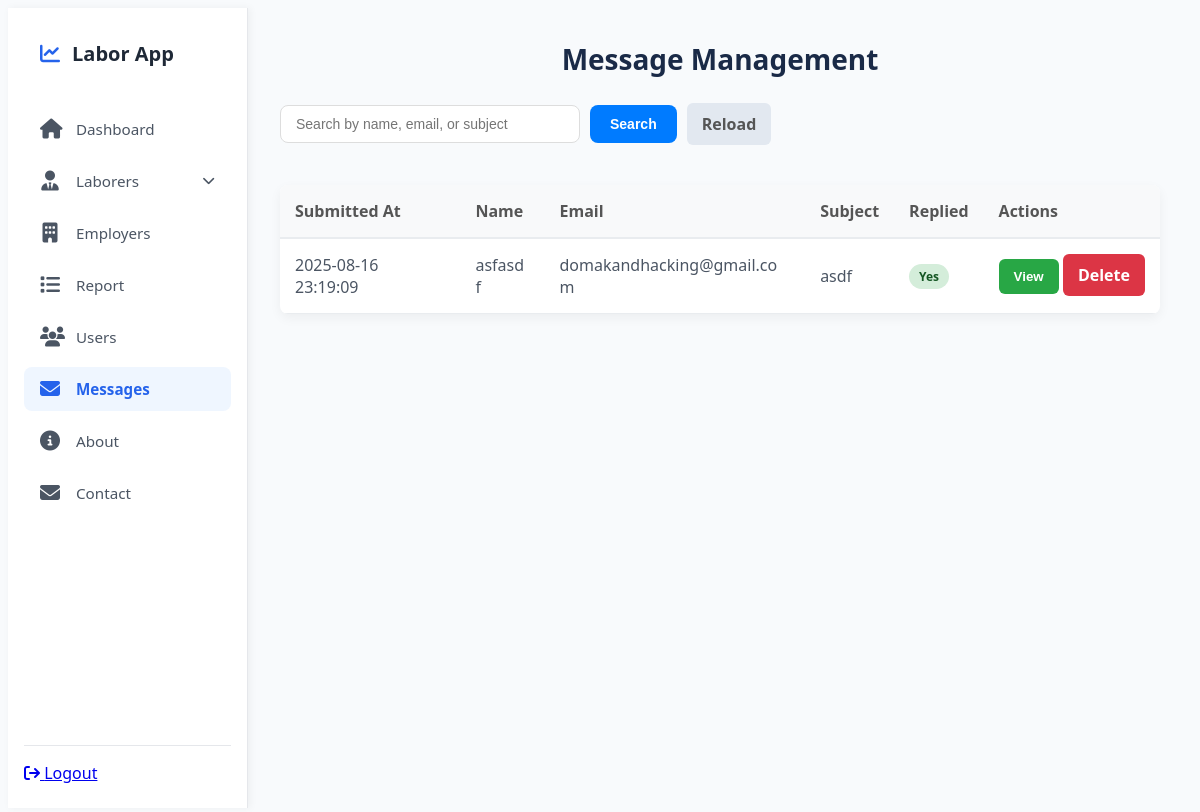
Page /admin?vr=messages (signed in) on the committed database.
### tables this page shows
CREATE TABLE `contact_msg` (
  `id` int(11) NOT NULL,
  `name` varchar(100) NOT NULL,
  `email` varchar(255) NOT NULL,
  `message` text NOT NULL,
  `subject` varchar(200) NOT NULL,
  `reply_msg` text DEFAULT NULL,
  `replied` enum('Yes','No') NOT NULL DEFAULT 'No',
  `submitted_at` datetime NOT NULL DEFAULT current_timestamp()
);

### admin/views/messages/index.php (the view, shortened to what this page needs)
<?php
$db = new Connection();
$conn = $db->get_connection();
$query = "SELECT * FROM contact_msg ORDER BY submitted_at DESC";
if (isset($_GET['s']) && !empty($_GET['s'])) {
    $search_term = "%" . $_GET['s'] . "%";
    $query = "SELECT * FROM contact_msg WHERE name LIKE ? OR email LIKE ? OR subject LIKE ? ORDER BY submitted_at DESC";
    $stmt = $conn->prepare($query);
    $stmt->bind_param('sss', $search_term, $search_term, $search_term);
    $stmt->execute();
    $result = $stmt->get_result();
} else {
    $result = $conn->query($query);
}
$messages = $result->fetch_all(MYSQLI_ASSOC);
?>
<div class="main-container">
    <div class="header">
        <h1>Message Management</h1>
    </div>
    <div class="search-form-container">
        <form action="" method="GET" class="search-form">
            <input type="text" name="s" placeholder="Search by name, email, or subject"
                value="<?= isset($_GET['s']) ? htmlspecialchars($_GET['s']) : '' ?>" />
            <button type="submit" class="btn search-btn">Search</button>
        </form>
        <a href="<?= $_SERVER['REQUEST_URI'] ?>" class="btn reset-btn">Reload</a>
    </div>
    <div class="message-list-container">
        <table>
            <thead>
                <tr>
                    <th>Submitted At</th>
                    <th>Name</th>
                    <th>Email</th>
                    <th>Subject</th>
                    <th>Replied</th>
                    <th>Actions</th>
                </tr>
            </thead>
            <tbody>
                <?php if (!empty($messages)): ?>
                    <?php foreach ($messages as $message): ?>
                        <tr>
                            <td class="table-cell"><?= htmlspecialchars($message['submitted_at']); ?></td>
                            <td class="table-cell"><?= htmlspecialchars($message['name']); ?></td>
                            <td class="table-cell"><?= htmlspecialchars($message['email']); ?></td>
                            <td class="table-cell"><?= htmlspecialchars($message['subject']); ?></td>
                            <td class="table-cell">
                                <span class="status-badge status-<?= $message['replied'] ? 'yes' : 'no' ?>">
                                    <?= $message['replied'] ? 'Yes' : 'No' ?>
                                </span>
                            </td>
                            <td class="table-actions">
                                <button class="btn view-btn"
                                    onclick='showReplyModal(<?= json_encode($message) ?>)'>View</button>
                                <a href="?del=<?= $message['id'] ?>" class="btn delete-btn"
                                    onclick="return confirm('Are you sure you want to delete this message?')">Delete</a>
                            </td>
                        </tr>
                    <?php endforeach; ?>
                <?php else: ?>
                    <tr>
                        <td colspan="6" class="no-messages">No messages found.</td>
                    </tr>
                <?php endif; ?>
            </tbody>
        </table>
    </div>
</div>

### admin/partials/start.php (style rules this page uses)
:root { --bg-color: #f8fafc; --sidebar-bg: #ffffff; --primary-color: #2563eb; --primary-light: #eff6ff; --text-color: #4b5563; --text-hover: #1d4ed8; --border-color: #e5e7eb; --shadow-color: rgba(0, 0, 0, 0.05); --border-radius: 8px; }
* { box-sizing: border-box; }
body { font-family: 'Inter', system-ui, -apple-system, BlinkMacSystemFont, 'Segoe UI', Roboto, Helvetica, Arial, sans-serif, 'Apple Color Emoji', 'Segoe UI Emoji'; background-color: var(--bg-color); color: var(--text-color); display: flex; min-height: 100vh; overflow: hidden; }

### admin/views/messages/index.php (style rules this page uses)
body { font-family: 'Segoe UI', Tahoma, Geneva, Verdana, sans-serif; }
.main-container { max-width: 1000px; margin: auto; }
.header { text-align: center; margin-bottom: 25px; }
.header h1 { color: #1a2a47; font-size: 28px; margin: 0; }
.search-form-container { display: flex; align-items: center; gap: 10px; margin-bottom: 20px; }
.search-form, .reset-btn { margin-bottom: 20px; display: flex; gap: 10px; }
.search-form input[type="text"] { padding: 10px 15px; border: 1px solid #ddd; border-radius: 8px; font-size: 14px; width: 300px; transition: border-color 0.3s; }
.search-form button { background-color: #007bff; color: white; border: none; padding: 10px 20px; border-radius: 8px; font-size: 14px; cursor: pointer; transition: background-color 0.3s; }
.search-form { margin-bottom: 20px; display: flex; gap: 10px; }
.reset-btn { background-color: #e2e8f0; color: #555; border-radius: 8px; }
.message-list-container { overflow-x: auto; background-color: #fff; border-radius: 8px; box-shadow: 0 4px 12px rgba(0, 0, 0, 0.05); }
table { width: 100%; border-collapse: separate; border-spacing: 0; }
thead th { background-color: #f8f9fa; text-align: left; padding: 15px; font-weight: 600; color: #555; border-bottom: 2px solid #e9ecef; }
.table-cell { padding: 15px; border-bottom: 1px solid #e9ecef; vertical-align: middle; word-break: break-word; }
.table-actions { white-space: nowrap; padding: 15px; border-bottom: 1px solid #e9ecef; }
.btn { padding: 10px 15px; border-radius: 6px; text-decoration: none; font-weight: 600; cursor: pointer; border: none; transition: background-color 0.3s, color 0.3s; }
.view-btn { background-color: #28a745; color: #fff; }
.delete-btn { background-color: #dc3545; color: #fff; }
.status-badge { display: inline-block; padding: 4px 10px; border-radius: 20px; font-size: 12px; text-transform: capitalize; font-weight: bold; }
.status-yes { background-color: #d4edda; color: #155724; }

### rows in the picture
contact_msg: submitted_at "2025-08-16 23:19:09", name "asfasdf", email "domakandhacking@gmail.com", subject "asdf", replied "Yes"
